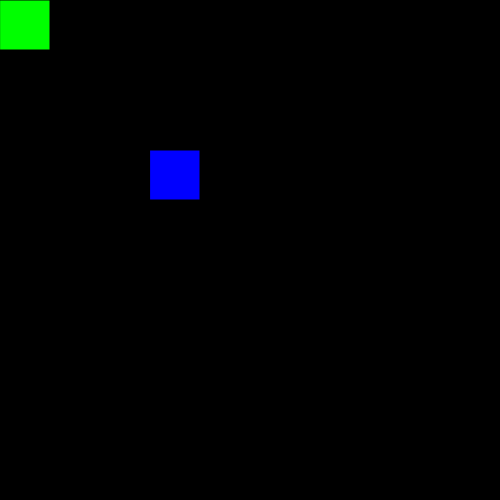
Frame 1 (no input)
Frame 60 (no input): identical to frame 1, image omitted
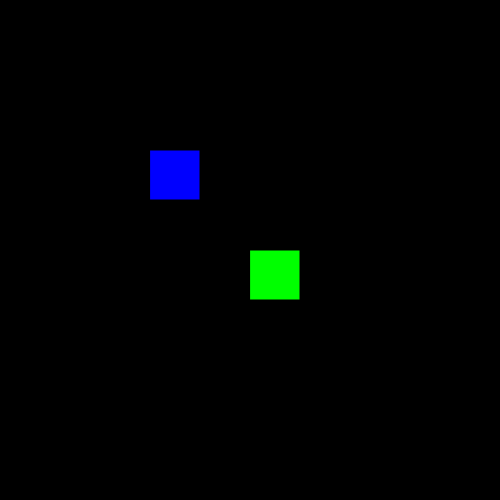
Frame 120 (the mouse pressed at the canvas centre since frame 60)

The p5.js sketch that drew these frames (run headless with seeded random() and noise() and a simulated clock; from frame 60 on, the mouse is pressed at the canvas centre):

// p5.js sketch
// ── sketch.js
const screenSize = {
	width: 500,
	height: 500
};

const rect1 = {
	x: 150,
	y: 150,
	width: 50,
	height: 50,
	color: 'blue'
};

const rect2 = {
	x: 0,
	y: 0,
	width: 50,
	height: 50,
	color: 'white'
};


function setup() {
	createCanvas(screenSize.width, screenSize.height);
}

function draw() {
	background('black');

	rect2.color = 'rgb(0,255,0)';
	rect2.x = mouseX;
	rect2.y = mouseY;

	if(hasCollided(rect2, rect1)) {
		rect2.color = 'rgba(0,255,0, 0.25)';
	}

	fill(rect1.color);
	rect(rect1.x, rect1.y, rect1.width, rect1.height);

	fill(rect2.color);
	rect(rect2.x, rect2.y, rect2.width, rect2.height);	
}

/* solution #2 - good */
function hasCollided(rect1, rect2) {
	let x1 = rect1.x < rect2.x + rect2.width;
	let x2 = rect1.x + rect1.width > rect2.x;
	let y1 = rect1.y < rect2.y + rect2.height;
	let y2 = rect1.y + rect1.height > rect2.y;

	return x1 && x2 && y1 && y2;
}

/* solution #1 - bad */
// function hasCollided(rect1, rect2) {
// 	let p1 = rect1.x >= rect2.x
// 		&& rect1.x <= rect2.x + rect2.width
// 		&& rect1.y >= rect2.y
// 		&& rect1.y <= rect2.y + rect2.height;
// 	let p2 = rect1.x + rect1.width >= rect2.x
// 		&& rect1.x + rect1.width <= rect2.x + rect2.width
// 		&& rect1.y >= rect2.y
// 		&& rect1.y <= rect2.y + rect2.height;
// 	let p3 = rect2.x >= rect1.x
// 		&& rect2.x <= rect1.x + rect1.width
// 		&& rect2.y >= rect1.y
// 		&& rect2.y <= rect1.y + rect1.height;
// 	let p4 = rect2.x + rect2.width >= rect1.x
// 		&& rect2.x + rect2.width <= rect1.x + rect1.width
// 		&& rect2.y >= rect1.y
// 		&& rect2.y <= rect1.y + rect1.height;
// 	return p1 || p2 || p3 || p4;
// }
